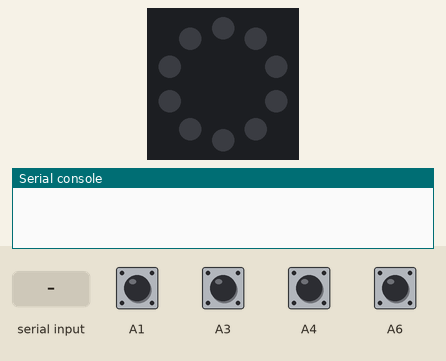
This program was run on a simulated Circuit Playground running CircuitPython. Shown: the board's ring of 10 RGB LEDs (number 0 left of the top, counting anticlockwise), the last lines printed to the serial console. Inputs (shaded band) come from the test bench; at power-on: A1, A3, A4, A6 LOW. Dim RGB values are drawn brighter than linear; touch pads read as touched when driven HIGH.

Above: at 1.2 s.
1.3 s: A1 pulled HIGH for 0.15 s
At 1.43 s:
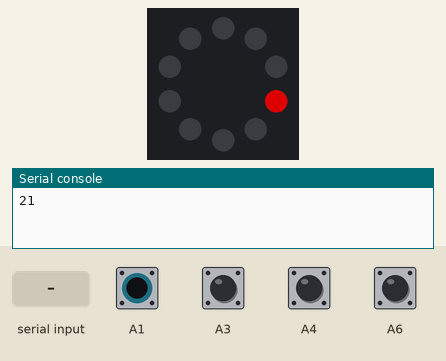
3.0 s: "01" typed at the serial console, then Enter
At 3.7 s:
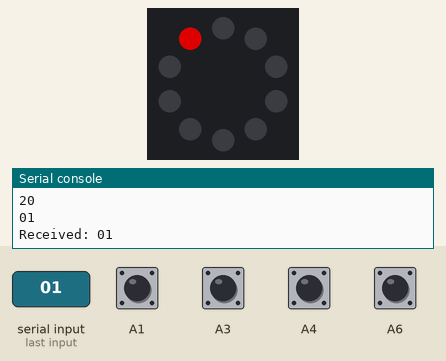
4.5 s: A3 pulled HIGH for 0.15 s
At 4.64 s:
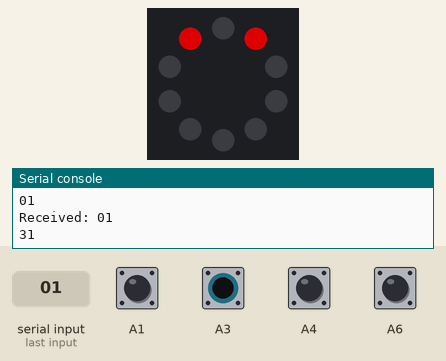
6.1 s: A4 pulled HIGH for 0.15 s
At 6.22 s:
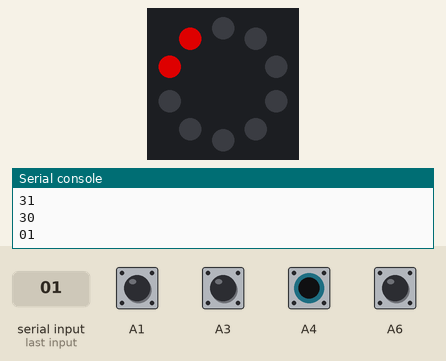
7.8 s: A6 pulled HIGH for 0.15 s
At 7.9 s:
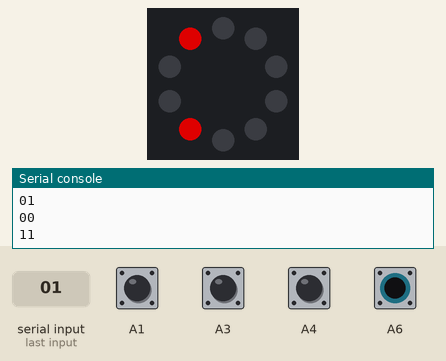
9.4 s: A1 pulled HIGH for 1 s
At 10.2 s:
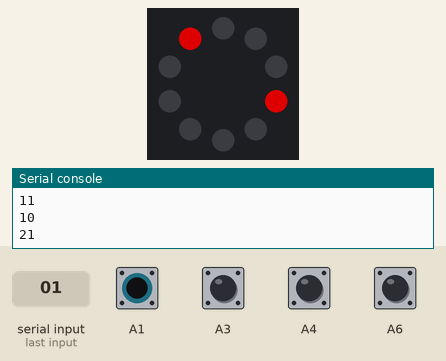
Timing chart, 0 to 12.4 s (numbered marks = the images above; inputs shaded):
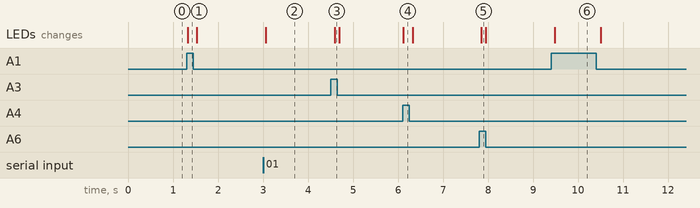

The program:

code.py
```python
import time
import supervisor
from adafruit_circuitplayground import cp

cp.pixels.brightness = 0.6
light_color = ( 255, 0, 0 )
OFF = ( 0, 0, 0 )

LastTouched = [False, False, False, False] # 4 entries for 4 quadrants

while True:
    # Quandrant 0 local
    if cp.touch_A4:
        if not LastTouched[ 0 ]: # if the touch is different than it last was.
            cp.pixels[ 1 ] = light_color
            print( "01" )
            LastTouched[ 0 ] = True # touch detected, remember that
    elif LastTouched[ 0 ]:
        cp.pixels[ 1 ] = OFF
        print( "00" )
        LastTouched[ 0 ] = False # no touch detected, remember that.

    # Quandrant 1 local
    if cp.touch_A6:
        if not LastTouched[ 1 ]: # if the touch is different than it last was.
            cp.pixels[ 3 ] = light_color
            print( "11" )
            LastTouched[ 1 ] = True # touch detected, remember that
    elif LastTouched[ 1 ]:
        cp.pixels[ 3 ] = OFF
        print( "10" )
        LastTouched[ 1 ] = False # no touch detected, remember that.

    # Quandrant 2 local
    if cp.touch_A1:
        if not LastTouched[ 2 ]: # if the touch is different than it last was.
            cp.pixels[ 6 ] = light_color
            print( "21" )
            LastTouched[ 2 ] = True # touch detected, remember that
    elif LastTouched[ 2 ]:
        cp.pixels[ 6 ] = OFF
        print( "20" )
        LastTouched[ 2 ] = False # no touch detected, remember that.

    # Quandrant 3 local
    if cp.touch_A3:
        if not LastTouched[ 3 ]: # if the touch is different than it last was.
            cp.pixels[ 8 ] = light_color
            print( "31" )
            LastTouched[ 3 ] = True # touch detected, remember that
    elif LastTouched[ 3 ]:
        cp.pixels[ 8 ] = OFF
        print( "30" )
        LastTouched[ 3 ] = False # no touch detected, remember that.

    # telepresence check
    if supervisor.runtime.serial_bytes_available:
        value = input().strip()
        # Sometimes Windows sends an extra (or missing) newline
        # strip them off the input to ignore them
        print("Received: {}".format(value))

    # Quandrant 0 telepresent
        if value == "01":
            cp.pixels[ 0 ] = light_color
        if value == "00":
            cp.pixels[ 0 ] = OFF

    # Quandrant 1 telepresent
        if value == "11":
            cp.pixels[ 4 ] = light_color
        if value == "10":
            cp.pixels[ 4 ] = OFF

    # Quandrant 2 telepresent
        if value == "21":
            cp.pixels[ 5 ] = light_color
        if value == "20":
            cp.pixels[ 5 ] = OFF

    # Quandrant 3 telepresent
        if value == "31":
            cp.pixels[ 9 ] = light_color
        if value == "30":
            cp.pixels[ 9 ] = OFF

    time.sleep( 0.1 ) #pause to be able to hear a ctrl-c
```

Measured:
- after the input at 1.3 s, the LEDs: change at once (image 1)
- after the input at 3.0 s, the LEDs: change after 0.06 s (image 2)
- after the input at 4.5 s, the LEDs: change after 0.09 s (image 3)
- after the input at 6.1 s, the LEDs: change at once (image 4)
- after the input at 7.8 s, the LEDs: change after 0.05 s (image 5)
- after the input at 9.4 s, the LEDs: change after 0.08 s (image 6)
